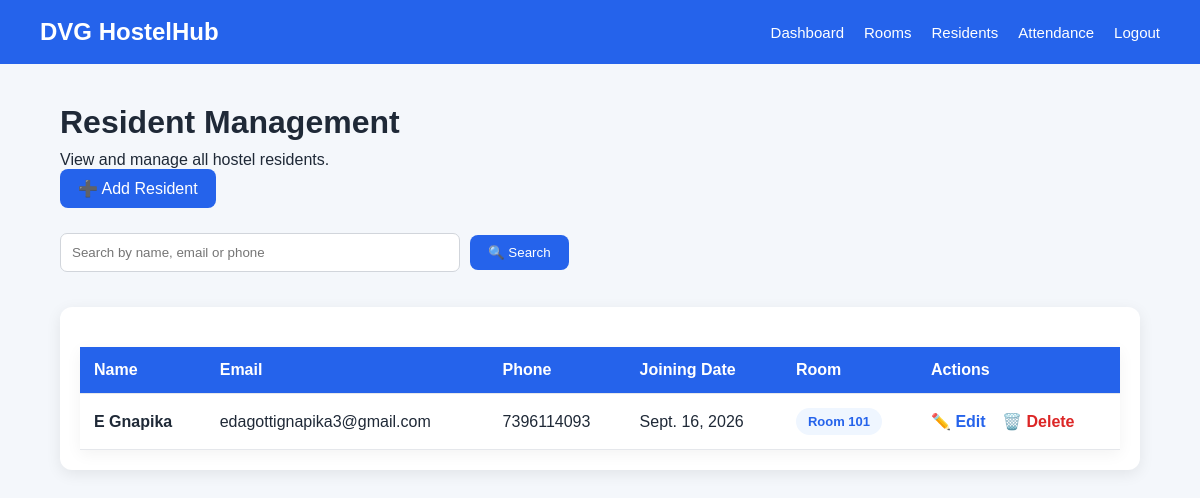
/residents/ (signed in), run on the app's committed database.
### hostelhub/models.py (models this page shows, shortened)
class Resident(models.Model):
    name = models.CharField(max_length=100)
    email = models.EmailField(unique=True)
    phone = models.CharField(max_length=15)
    joining_date = models.DateField()
    room = models.ForeignKey(
        Room,
        on_delete=models.CASCADE,
        related_name="residents"
    )

class Room(models.Model):
    room_number = models.CharField(max_length=10, unique=True)
    floor = models.IntegerField()
    capacity = models.IntegerField()
    available_beds = models.IntegerField()

### hostelhub/views.py (the view, shortened to what this page needs)
# urls.py: path("residents/", resident_list, name="resident_list"),
@login_required
def resident_list(request):
    residents = Resident.objects.all()
    search = request.GET.get("search",'')
    return render(
        request,
        "resident_list.html",
        {
            "residents": residents,
            "search": search
        }
    )

### hostelhub/templates/resident_list.html
{% extends "base.html" %}
{% block content %}
<div class="page-header">
    <h1>Resident Management</h1>
    <p>View and manage all hostel residents.</p>
</div>
<div class="section">
    <div class="top-actions">
        <a href="{% url 'add_resident' %}" class="btn">
            ➕ Add Resident
        </a>
    </div>
    <form method="GET" class="search-form">
        <input
            type="text"
            name="search"
            placeholder="Search by name, email or phone"
            value="{{ search }}"
        >
        <button type="submit" class="btn">
            🔍 Search
        </button>
    </form>
    <div class="table-card">
        <table>
            <thead>
                <tr>
                    <th>Name</th>
                    <th>Email</th>
                    <th>Phone</th>
                    <th>Joining Date</th>
                    <th>Room</th>
                    <th>Actions</th>
                </tr>
            </thead>
            <tbody>
                {% for resident in residents %}
                <tr>
                    <td>
                        <strong>{{ resident.name }}</strong>
                    </td>
                    <td>
                        {{ resident.email }}
                    </td>
                    <td>
                        {{ resident.phone }}
                    </td>
                    <td>
                        {{ resident.joining_date }}
                    </td>
                    <td>
                        <span class="room-badge">
                            Room {{ resident.room.room_number }}
                        </span>
                    </td>
                    <td>
                        <a
                            href="{% url 'resident_update' resident.pk %}"
                            class="action-edit"
                        >
                            ✏️ Edit
                        </a>
                        <a
                            href="{% url 'resident_delete' resident.pk %}"
                            class="action-delete"
                        >
                            🗑️ Delete
                        </a>
                    </td>
                </tr>
                {% empty %}
                <tr>
                    <td colspan="6" class="empty-message">
                        No residents found.
                    </td>
                </tr>
                {% endfor %}
            </tbody>
        </table>
    </div>
</div>
{% endblock %}

### hostelhub/static/css/style.css (style rules this page uses)
* { margin: 0; padding: 0; box-sizing: border-box; }
body { font-family: Arial, sans-serif; background: #f4f7fb; color: #1f2937; }
h1 { margin-bottom: 10px; }
.btn { display: inline-block; background: #2563eb; color: white; padding: 10px 18px; border-radius: 8px; text-decoration: none; border: none; cursor: pointer; }
table { width: 100%; border-collapse: collapse; background: white; margin-top: 20px; box-shadow: 0 4px 15px rgba(0, 0, 0, 0.05); }
th, td { padding: 14px; border-bottom: 1px solid #e5e7eb; text-align: left; }
th { background: #2563eb; color: white; }
input, select { width: 100%; padding: 11px; margin-top: 6px; margin-bottom: 15px; border: 1px solid #d1d5db; border-radius: 7px; }
.table-card { background: white; padding: 20px; border-radius: 12px; margin-top: 20px; box-shadow: 0 4px 15px rgba(0, 0, 0, 0.08); overflow-x: auto; }
.search-form { display: flex; gap: 10px; align-items: center; background: transparent; box-shadow: none; max-width: 100%; padding: 20px 0; }
.search-form input { max-width: 400px; margin: 0; }
.action-edit { color: #2563eb; font-weight: bold; margin-right: 12px; }
.action-delete { color: #dc2626; font-weight: bold; }
.top-actions { margin-bottom: 10px; }
.search-form { display: flex; align-items: center; gap: 10px; max-width: 100%; padding: 15px 0; background: transparent; box-shadow: none; }
.room-badge { display: inline-block; padding: 6px 12px; background: #eff6ff; color: #2563eb; border-radius: 20px; font-size: 13px; font-weight: bold; }
.action-edit { color: #2563eb; text-decoration: none; font-weight: bold; margin-right: 12px; }
.action-delete { color: #dc2626; text-decoration: none; font-weight: bold; }

### data on the page
Resident: name "E Gnapika", email "edagottignapika3@gmail.com", phone "7396114093", joining_date "Sept. 16, 2026", room.room_number "101"
